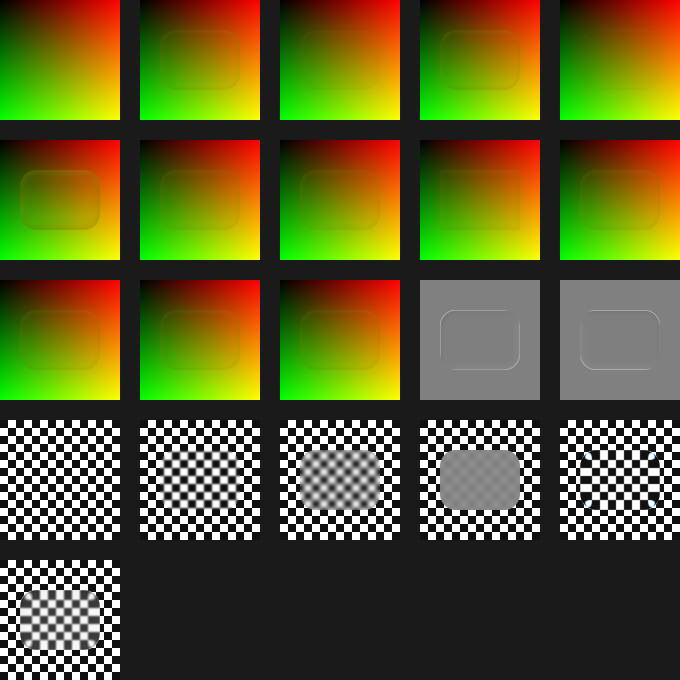
#> input picture research/calib/figma-board-checker.png, 1360 x 1360 px (shown at 1/2 size)
$ python measure.py ../calib/figma-board-checker.png
#> lines starting #> are read from the running program, lines starting #| are printed output that depends on the picture
# 10-90% width of the black/white edge under each glass, in CSS px (screenshots at 2x).
import sys
from PIL import Image
def width(path, scale=2):
#> called with path = '../calib/figma-board-checker.png', scale = 2
    im = Image.open(path).convert('L'); out = []
#> after `im = Image.open(path).convert('L')`:
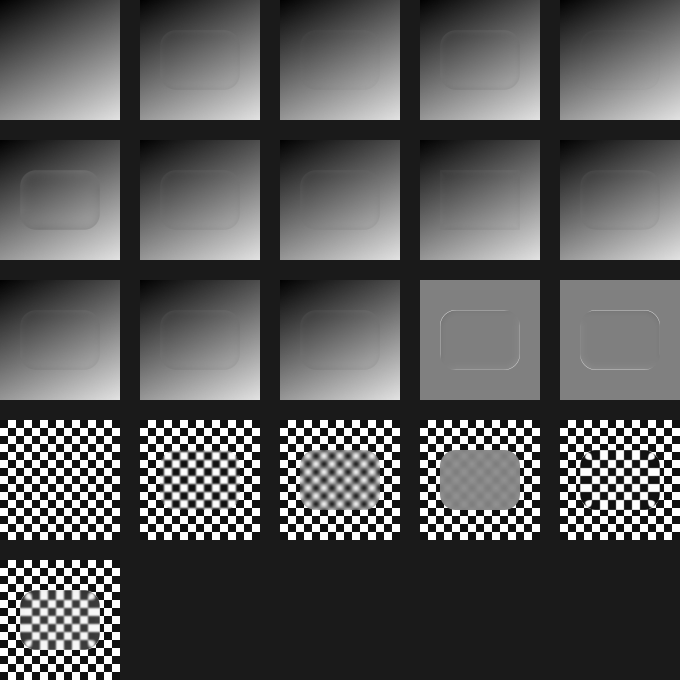
#> im: PIL image 1360x1360 L (shown at 1/2 size); min 0, max 255, mean 88.1
    for i in range(3):
        cx, cy = (20 + i * 320 + 150) * scale, (20 + 100) * scale
        row = [sum(im.getpixel((x, cy + d)) for d in (-4, 0, 4)) / 3 for x in range(cx - 60 * scale, cx + 60 * scale)]
        lo, hi = min(row), max(row)
        a = next(k for k, v in enumerate(row) if v > lo + 0.1 * (hi - lo))
        b = next(k for k, v in enumerate(row) if v > lo + 0.9 * (hi - lo))
        out.append(round((b - a) / scale, 1))
#> this loop made 3 passes
#> (lo, hi, a, b) on passes 1 to 2: (26, 92, 0, 0), (26, 92, 0, 157)
#> after the loop, out = [0, 78.5]
    return out
#> (the run stopped early here; a loop or call above may not have finished)
